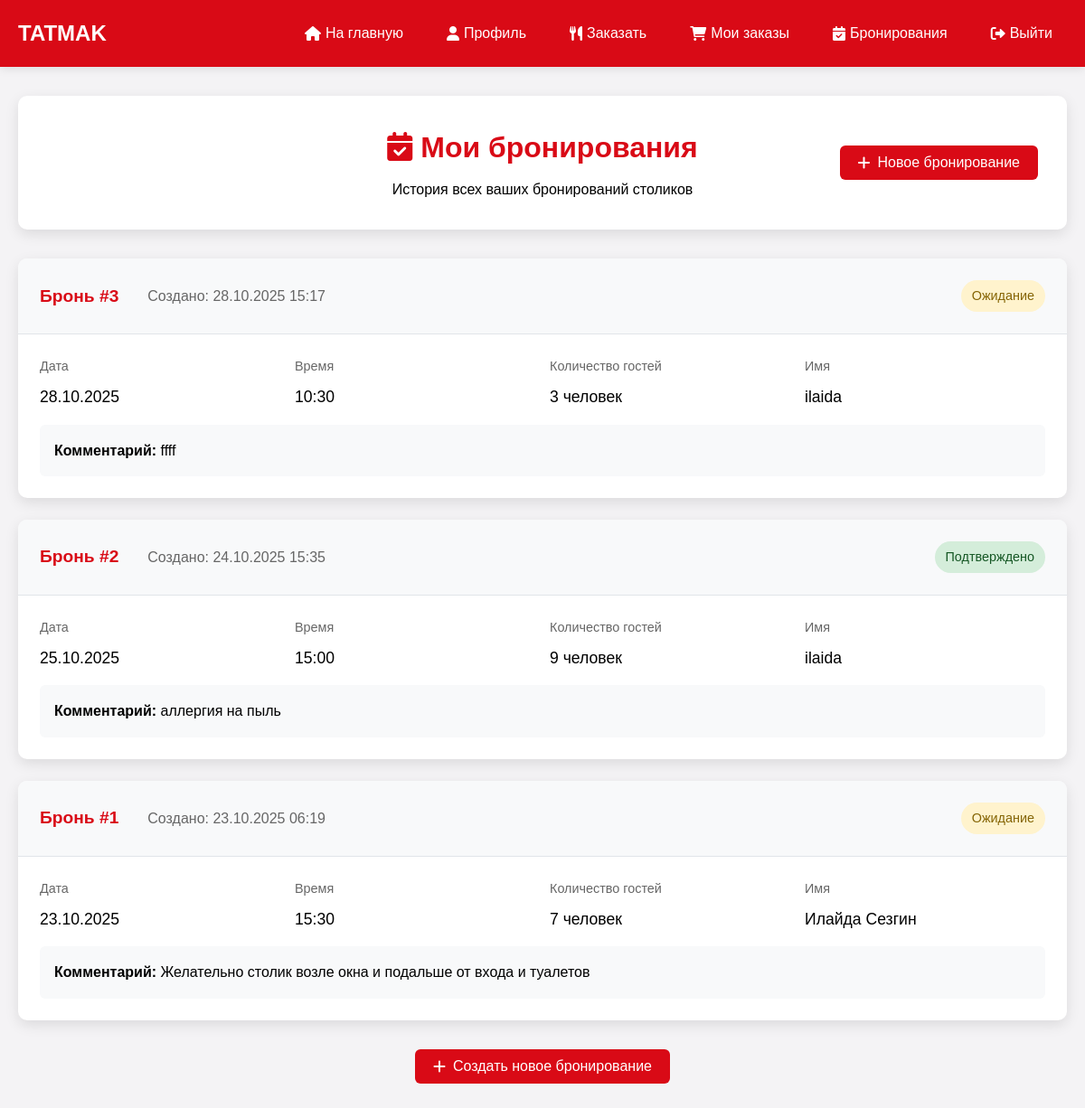
/user/reservations.php (signed in), run on the app's committed database.
### tables this page shows
CREATE TABLE `reservations` (
  `id` int NOT NULL,
  `customer_name` varchar(100) DEFAULT NULL,
  `customer_phone` varchar(20) DEFAULT NULL,
  `customer_email` varchar(100) DEFAULT NULL,
  `reservation_date` date DEFAULT NULL,
  `reservation_time` time DEFAULT NULL,
  `guests` int DEFAULT NULL,
  `comment` text,
  `status` enum('pending','confirmed','cancelled') DEFAULT 'pending',
  `created_at` timestamp NULL DEFAULT CURRENT_TIMESTAMP
);

### user/reservations.php (the view, shortened to what this page needs)
<?php
$database = new Database();
$db = $database->getConnection();
$user_id = $_SESSION['user_id'];
$user_query = "SELECT * FROM users WHERE id = ?";
$user_stmt = $db->prepare($user_query);
$user_stmt->execute([$user_id]);
$user = $user_stmt->fetch(PDO::FETCH_ASSOC);
$reservations_query = "SELECT * FROM reservations WHERE customer_phone = ? ORDER BY reservation_date DESC, reservation_time DESC";
$reservations_stmt = $db->prepare($reservations_query);
$reservations_stmt->execute([$user['phone']]);
$reservations = $reservations_stmt->fetchAll(PDO::FETCH_ASSOC);
?>
<!DOCTYPE html>
<html lang="ru">
<head>
    <link rel="stylesheet" href="https://cdnjs.cloudflare.com/ajax/libs/font-awesome/6.0.0/css/all.min.css">
</head>
<body>
    <header class="header">
        <div class="nav-container">
            <div class="logo">
                <a href="../index.php">TATMAK</a>
            </div>
            <div class="user-menu">
                <a href="../index.php"><i class="fas fa-home"></i> На главную</a>
                <a href="profile.php"><i class="fas fa-user"></i>Профиль</a>
                <a href="delivery.php"><i class="fas fa-utensils"></i> Заказать</a>
                <a href="orders.php">
                <i class="fas fa-shopping-cart"></i> Мои заказы
            </a>
            <a href="reservations.php"><i class="fas fa-calendar-check"></i> Бронирования</a>
                <a href="logout.php"><i class="fas fa-sign-out-alt"></i> Выйти</a>
            </div>
        </div>
    </header>
    <div class="container">
        <div class="page-header">
            <div>
                <h1><i class="fas fa-calendar-check"></i> Мои бронирования</h1>
                <p>История всех ваших бронирований столиков</p>
            </div>
            <button class="btn btn-success new-reservation-btn" onclick="toggleBookingForm()">
                <i class="fas fa-plus"></i> Новое бронирование
            </button>
        </div>
        <?php if (empty($reservations)): ?>
            <div class="empty-state">
                <i class="fas fa-calendar-times"></i>
                <h3>У вас пока нет бронирований</h3>
                <p>Забронируйте столик и он появится здесь</p>
                <button class="btn btn-primary" onclick="toggleBookingForm()">
                    <i class="fas fa-calendar-plus"></i> Забронировать столик
                </button>
                <div class="quick-actions">
                    <div class="action-card">
                        <i class="fas fa-utensils"></i>
                        <h3>Заказ еды</h3>
                        <p>Закажите вкусную еду с доставкой на дом</p>
                        <a href="delivery.php" class="btn btn-primary">
                            <i class="fas fa-utensils"></i> Заказать
                        </a>
                    </div>
                    <div class="action-card">
                        <i class="fas fa-list-alt"></i>
                        <h3>Меню</h3>
                        <p>Посмотрите наше меню и выберите блюда</p>
                        <a href="../index.php#menu" class="btn btn-primary">
                            <i class="fas fa-book-open"></i> Открыть меню
                        </a>
                    </div>
                </div>
            </div>
        <?php else: ?>
            <div class="reservations-list">
                <?php foreach ($reservations as $reservation): ?>
                    <div class="reservation-card">
                        <div class="reservation-header">
                            <div class="reservation-info">
                                <div class="reservation-number">Бронь #<?php echo $reservation['id']; ?></div>
                                <div class="reservation-date">
                                    Создано: <?php echo date('d.m.Y H:i', strtotime($reservation['created_at'])); ?>
                                </div>
                            </div>
                            <div class="reservation-status status-<?php echo $reservation['status']; ?>">
                                <?php
                                $status_labels = [
                                    'pending' => 'Ожидание',
                                    'confirmed' => 'Подтверждено',
                                    'cancelled' => 'Отменено'
                                ];
                                echo $status_labels[$reservation['status']] ?? $reservation['status'];
                                ?>
                            </div>
                        </div>
                        <div class="reservation-details">
                            <div class="reservation-grid">
                                <div class="detail-item">
                                    <span class="detail-label">Дата</span>
                                    <span class="detail-value"><?php echo date('d.m.Y', strtotime($reservation['reservation_date'])); ?></span>
                                </div>
                                <div class="detail-item">
                                    <span class="detail-label">Время</span>
                                    <span class="detail-value"><?php echo date('H:i', strtotime($reservation['reservation_time'])); ?></span>
                                </div>
                                <div class="detail-item">
                                    <span class="detail-label">Количество гостей</span>
                                    <span class="detail-value"><?php echo $reservation['guests']; ?> человек</span>
                                </div>
                                <div class="detail-item">
                                    <span class="detail-label">Имя</span>
                                    <span class="detail-value"><?php echo htmlspecialchars($reservation['customer_name']); ?></span>
                                </div>
                            </div>
                            <?php if (!empty($reservation['comment'])): ?>
                                <div class="reservation-comment">
                                    <strong>Комментарий:</strong> <?php echo htmlspecialchars($reservation['comment']); ?>
                                </div>
                            <?php endif; ?>
                        </div>
                    </div>
                <?php endforeach; ?>
            </div>
            <div style="text-align: center; margin-top: 2rem;">
                <button class="btn btn-success" onclick="toggleBookingForm()">
                    <i class="fas fa-plus"></i> Создать новое бронирование
                </button>
            </div>
        <?php endif; ?>
    </div>
</body>
</html>

### user/reservations.php (style rules this page uses)
* { margin: 0; padding: 0; box-sizing: border-box; }
body { font-family: 'Arial', sans-serif; background: #F4F3F5; line-height: 1.6; }
.header { background: #D90A16; color: white; padding: 1rem 0; box-shadow: 0 2px 10px rgba(0,0,0,0.1); }
.nav-container { max-width: 1200px; margin: 0 auto; padding: 0 20px; display: flex; justify-content: space-between; align-items: center; }
.logo a { color: white; text-decoration: none; font-size: 1.5rem; font-weight: bold; }
.user-menu { display: flex; gap: 1rem; align-items: center; }
.user-menu a { color: white; text-decoration: none; padding: 8px 16px; border-radius: 5px; transition: background 0.3s; display: flex; align-items: center; gap: 5px; }
.container { max-width: 1200px; margin: 2rem auto; padding: 0 20px; }
.page-header { background: white; padding: 2rem; border-radius: 10px; box-shadow: 0 5px 15px rgba(0,0,0,0.1); margin-bottom: 2rem; text-align: center; position: relative; }
.page-header h1 { color: #D90A16; margin-bottom: 0.5rem; }
.new-reservation-btn { position: absolute; right: 2rem; top: 50%; transform: translateY(-50%); }
.reservations-list { display: flex; flex-direction: column; gap: 1.5rem; }
.reservation-card { background: white; border-radius: 10px; box-shadow: 0 5px 15px rgba(0,0,0,0.1); overflow: hidden; }
.reservation-header { background: #f8f9fa; padding: 1.5rem; display: flex; justify-content: space-between; align-items: center; border-bottom: 1px solid #e1e5e9; }
.reservation-info { display: flex; gap: 2rem; align-items: center; }
.reservation-number { font-size: 1.2rem; font-weight: bold; color: #D90A16; }
.reservation-date { color: #666; }
.reservation-status { padding: 6px 12px; border-radius: 20px; font-size: 0.9rem; font-weight: 500; }
.status-pending { background: #fff3cd; color: #856404; }
.status-confirmed { background: #d4edda; color: #155724; }
.reservation-details { padding: 1.5rem; }
.reservation-grid { display: grid; grid-template-columns: repeat(auto-fit, minmax(200px, 1fr)); gap: 1rem; margin-bottom: 1rem; }
.detail-item { display: flex; flex-direction: column; gap: 0.5rem; }
.detail-label { font-size: 0.9rem; color: #666; font-weight: 500; }
.detail-value { font-size: 1.1rem; font-weight: 500; }
.reservation-comment { padding: 1rem; background: #f8f9fa; border-radius: 6px; margin-top: 1rem; }
.btn { padding: 10px 20px; border: none; border-radius: 6px; font-size: 1rem; font-weight: 500; cursor: pointer; transition: all 0.3s; display: inline-flex; align-items: center; gap: 8px; text-decoration: none; }
.btn-success { background: #D90A16; color: white; }

### data on the page
reservations: id "3", created_at "28.10.2025 15:17", status "Ожидание", reservation_date "28.10.2025", reservation_time "10:30", guests "3", customer_name "ilaida", comment "ffff"
reservations: id "2", created_at "24.10.2025 15:35", status "Подтверждено", reservation_date "25.10.2025", reservation_time "15:00", guests "9", customer_name "ilaida", comment "аллергия на пыль"
reservations: id "1", created_at "23.10.2025 06:19", status "Ожидание", reservation_date "23.10.2025", reservation_time "15:30", guests "7", customer_name "Илайда Сезгин", comment "Желательно столик возле окна и подальше от входа и туалетов"
